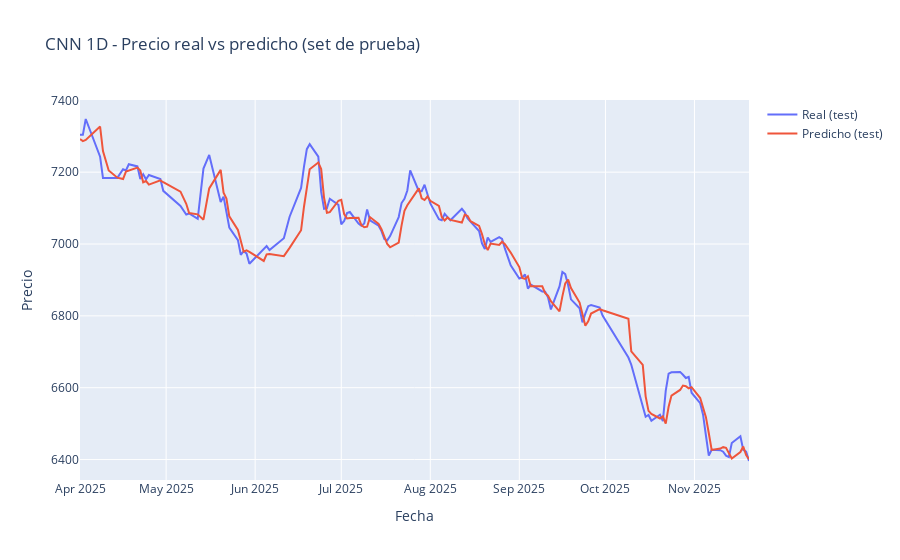
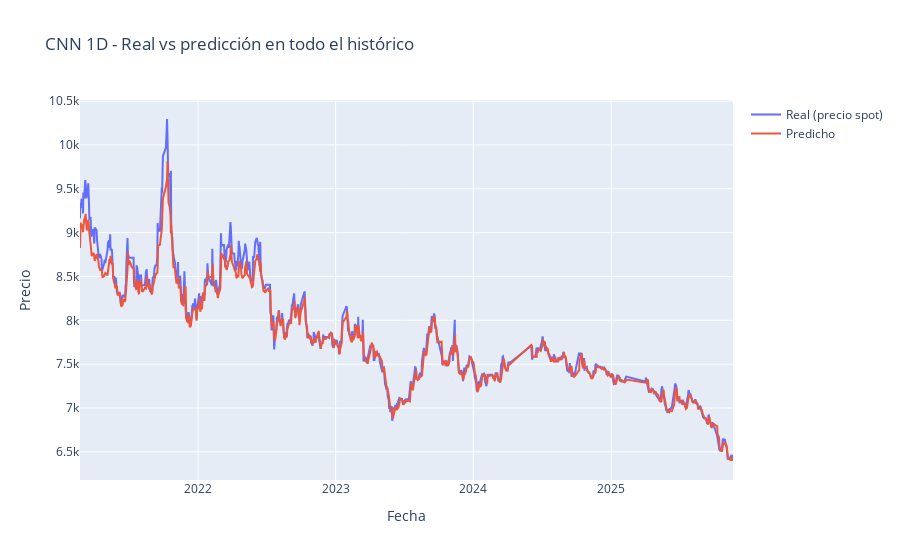

These figures' notebook cell, in order:
### Code cell
#chunk 14

# =========================
#       GRÁFICAS
# =========================

# 1) Real vs predicho (test)
plot_test_predictions(
    dates_test,
    y_test_inv_cnn,
    y_test_pred_inv_cnn,
    title_prefix="CNN 1D"
)

# 2) Real vs predicho (train + val + test)
y_all_pred_scaled_cnn = cnn_model.predict(
    np.concatenate([X_train_seq, X_val_seq, X_test_seq], axis=0)
).flatten()

y_all_inv_cnn = scaler.inverse_transform(
    np.concatenate([y_train, y_val, y_test]).reshape(-1, 1)
).flatten()
y_all_pred_inv_cnn = scaler.inverse_transform(
    y_all_pred_scaled_cnn.reshape(-1, 1)
).flatten()

dates_all_full_cnn = np.concatenate([dates_train, dates_val, dates_test])

plot_full_predictions(
    dates_all_full_cnn,
    y_all_inv_cnn,
    y_all_pred_inv_cnn,
    title_prefix="CNN 1D"
)

# 3) Histórico completo + predicción futura
last_window_scaled_cnn = prices_scaled[-WINDOW_SIZE:]
future_scaled_cnn, future_inv_cnn = forecast_future(
    cnn_model,
    last_window_scaled_cnn,
    scaler,
    n_future=N_FUTURE_DAYS
)

last_date = df["Date"].max()
future_dates_cnn = pd.date_range(
    start=last_date + pd.Timedelta(days=1),
    periods=N_FUTURE_DAYS,
    freq="D"
)

plot_full_with_future(
    dates_all_full_cnn,
    y_all_inv_cnn,
    future_dates_cnn,
    future_inv_cnn,
    title_prefix="CNN 1D"
)

# Tabla de predicciones futuras (CNN 1D)
future_table_cnn = pd.DataFrame({
    "Fecha futura": future_dates_cnn,
    "Predicción del precio (CNN 1D)": future_inv_cnn
})
display(future_table_cnn)

### Figure 1 — Plotly figure (JSON) as saved in the notebook; plotly's stock layout.template omitted (floating-point values rounded to 4 significant figures; data arrays with more than 128 entries replaced by an {"elided": "..."} marker saying what was removed)
{"data": [{"mode": "lines", "name": "Real (test)", "type": "scatter", "x": {"elided": "140 str values"}, "y": {"elided": "140 float values"}}, {"mode": "lines", "name": "Predicho (test)", "type": "scatter", "x": {"elided": "140 str values"}, "y": {"elided": "140 float values"}}], "layout": {"title": {"text": "CNN 1D - Precio real vs predicho (set de prueba)"}, "xaxis": {"title": {"text": "Fecha"}}, "yaxis": {"title": {"text": "Precio"}}}}

### Figure 2 — Plotly figure (JSON) as saved in the notebook; plotly's stock layout.template omitted (floating-point values rounded to 4 significant figures; data arrays with more than 128 entries replaced by an {"elided": "..."} marker saying what was removed)
{"data": [{"mode": "lines", "name": "Real (precio spot)", "type": "scatter", "x": {"elided": "1022 str values"}, "y": {"elided": "1022 float values"}}, {"mode": "lines", "name": "Predicho", "type": "scatter", "x": {"elided": "1022 str values"}, "y": {"elided": "1022 float values"}}], "layout": {"title": {"text": "CNN 1D - Real vs predicción en todo el histórico"}, "xaxis": {"title": {"text": "Fecha"}}, "yaxis": {"title": {"text": "Precio"}}}}
